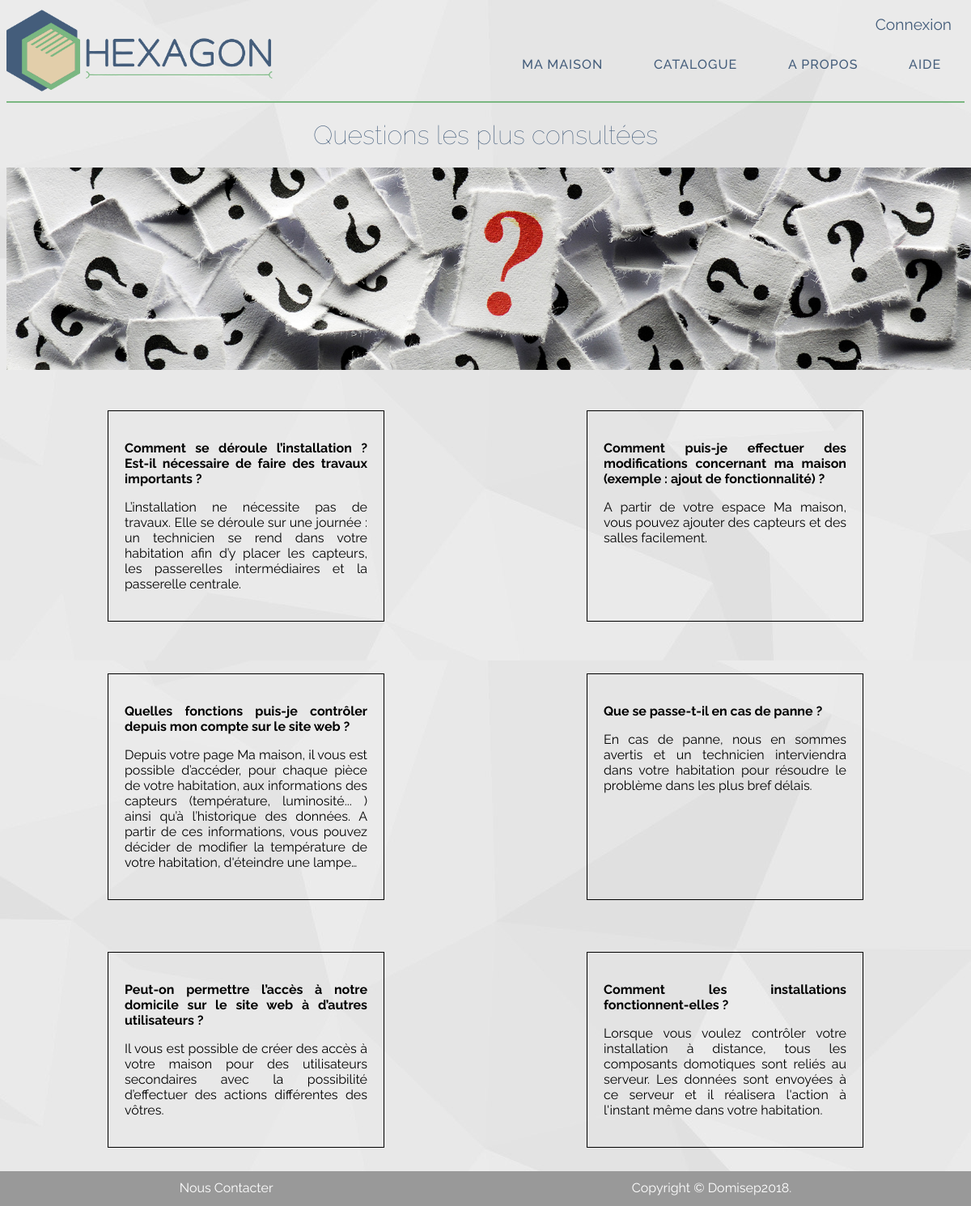
The app's page /faq.php with its own data.
### tables this page shows
CREATE TABLE IF NOT EXISTS `aide` (
  `id_question` int(11) NOT NULL AUTO_INCREMENT,
  `question` varchar(255) NOT NULL,
  `reponse` text NOT NULL,
  PRIMARY KEY (`id_question`)
);

### faq.php (the view, shortened to what this page needs)
<?php
$bdd = new PDO('mysql:host=localhost;dbname=hexagon;charset=utf8', 'root', '',array (PDO::MYSQL_ATTR_INIT_COMMAND => 'SET NAMES \'UTF8\''));
?>
<html>
  	<head>
  		<link rel="stylesheet" href="faq.css">
   	 	<link rel="stylesheet" type="text/css" href="general.css">
	</head>
<?php if (isset($_SESSION['id'])) {
  include "header_deco.php"; }
  else {
    include "header_connexion.php";
  }
?>
	<body>
		<h1>Questions les plus consultées</h1>
		<div class="banniere">
        <img src="image/faq.jpg" alt="image_faq" id="image_faq" width="auto" height="250">
   		</div>
		<div class="question_reponse">
		<?php
		$reponse = $bdd->query('SELECT * FROM aide');
		while ($donnees = $reponse->fetch())
		{
			?>
			<div class="question">
				<h2><p><?php echo $donnees['question']; ?></p></h2>
				<p> <?php echo $donnees['reponse'] ; ?> </p>
			</div>
		<?php
		}
		include "footer.php";
		?>
	</div>
	</body>

### faq.css (style rules this page uses)
body { width: auto; height: auto; }
h1 { text-align: center; color: #445D7B; font-weight: lighter; }
h2 { font-size: 1em; }
.question_reponse { margin-top: 50px; display: flex; flex-direction: row; flex-wrap: wrap; justify-content: space-around; }
.question { width: 300px; height: auto; border: 1px solid black; text-align: justify; padding: 20px; margin-bottom: 4em; margin-right: 5em; margin-left: 5em; }
.banniere { margin-top: 10px; display: flex; justify-content: space-around; }

### general.css (style rules this page uses)
body { background-image: url(image/background.jpg); font-family: 'Raleway', sans-serif; }

### records on screen
aide: question "Comment se déroule l’installation ? Est-il nécessaire de faire des travaux importants ?", reponse "L’installation ne nécessite pas de travaux. Elle se déroule sur une journée : un technicien se rend dans votre habitation afin d’y placer les capteurs, les passerelles intermédiaires et la passerelle centrale."
aide: question "Comment puis-je effectuer des modifications concernant ma maison (exemple : ajout de fonctionnalité) ?", reponse "A partir de votre espace Ma maison, vous pouvez ajouter des capteurs et des salles facilement."
aide: question "Quelles fonctions puis-je contrôler depuis mon compte sur le site web ?", reponse "Depuis votre page Ma maison, il vous est possible d’accéder, pour chaque pièce de votre habitation, aux informations des capteurs (température, luminosité... ) ainsi qu’à l’historique des données. A partir de ces informations, vous pouvez décider de modifier la température de votre habitation, d'éteindre une lampe…"
aide: question "Que se passe-t-il en cas de panne ?", reponse "En cas de panne, nous en sommes avertis et un technicien interviendra dans votre habitation pour résoudre le problème dans les plus bref délais."
aide: question "Peut-on permettre l’accès à notre domicile sur le site web à d’autres utilisateurs ?", reponse "Il vous est possible de créer des accès à votre maison pour des utilisateurs secondaires avec la possibilité d’effectuer des actions différentes des vôtres."
aide: question "Comment les installations fonctionnent-elles ?", reponse "Lorsque vous voulez contrôler votre installation à distance, tous les composants domotiques sont reliés au serveur. Les données sont envoyées à ce serveur et il réalisera l'action à l'instant même dans votre habitation."
